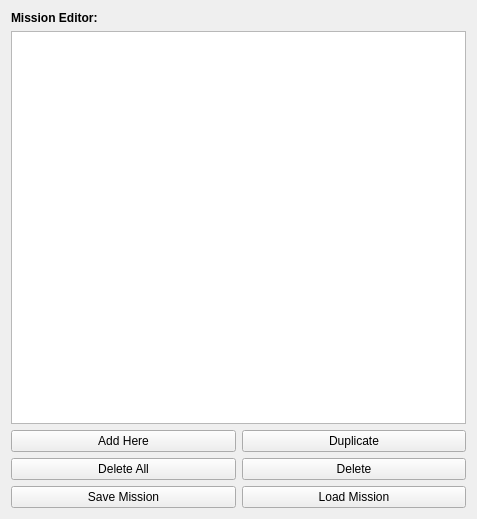
<?xml version="1.0" encoding="UTF-8"?>
<ui version="4.0">
 <class>Form</class>
 <widget class="QWidget" name="Form">
  <property name="geometry">
   <rect>
    <x>0</x>
    <y>0</y>
    <width>477</width>
    <height>519</height>
   </rect>
  </property>
  <property name="windowTitle">
   <string>Form</string>
  </property>
  <layout class="QVBoxLayout" name="verticalLayout">
   <item>
    <layout class="QVBoxLayout" name="verticalLayout_3">
     <item>
      <widget class="QLabel" name="label">
       <property name="font">
        <font>
         <weight>75</weight>
         <bold>true</bold>
        </font>
       </property>
       <property name="text">
        <string>Mission Editor:</string>
       </property>
      </widget>
     </item>
     <item>
      <widget class="QWaypointListWidget" name="waypointList">
       <property name="sizePolicy">
        <sizepolicy hsizetype="Preferred" vsizetype="Expanding">
         <horstretch>0</horstretch>
         <verstretch>0</verstretch>
        </sizepolicy>
       </property>
       <property name="minimumSize">
        <size>
         <width>400</width>
         <height>0</height>
        </size>
       </property>
      </widget>
     </item>
     <item>
      <layout class="QVBoxLayout" name="button_holder">
       <item>
        <layout class="QHBoxLayout" name="horizontalLayout"/>
       </item>
       <item>
        <layout class="QHBoxLayout" name="horizontalLayout_4">
         <item>
          <widget class="QPushButton" name="addButton">
           <property name="text">
            <string>Add Here</string>
           </property>
          </widget>
         </item>
         <item>
          <widget class="QPushButton" name="duplicateButton">
           <property name="text">
            <string>Duplicate</string>
           </property>
          </widget>
         </item>
        </layout>
       </item>
       <item>
        <layout class="QHBoxLayout" name="horizontalLayout_3">
         <item>
          <widget class="QPushButton" name="deleteAllButton">
           <property name="text">
            <string>Delete All</string>
           </property>
          </widget>
         </item>
         <item>
          <widget class="QPushButton" name="deleteButton">
           <property name="text">
            <string>Delete</string>
           </property>
          </widget>
         </item>
        </layout>
       </item>
       <item>
        <layout class="QHBoxLayout" name="horizontalLayout_2">
         <item>
          <widget class="QPushButton" name="saveButton">
           <property name="text">
            <string>Save Mission</string>
           </property>
          </widget>
         </item>
         <item>
          <widget class="QPushButton" name="loadButton">
           <property name="text">
            <string>Load Mission</string>
           </property>
          </widget>
         </item>
        </layout>
       </item>
      </layout>
     </item>
    </layout>
   </item>
  </layout>
 </widget>
 <customwidgets>
  <customwidget>
   <class>QWaypointListWidget</class>
   <extends>QListWidget</extends>
   <header>widgets/mission_control/pathing/QWaypointListWidget</header>
  </customwidget>
 </customwidgets>
 <resources/>
 <connections/>
</ui>
